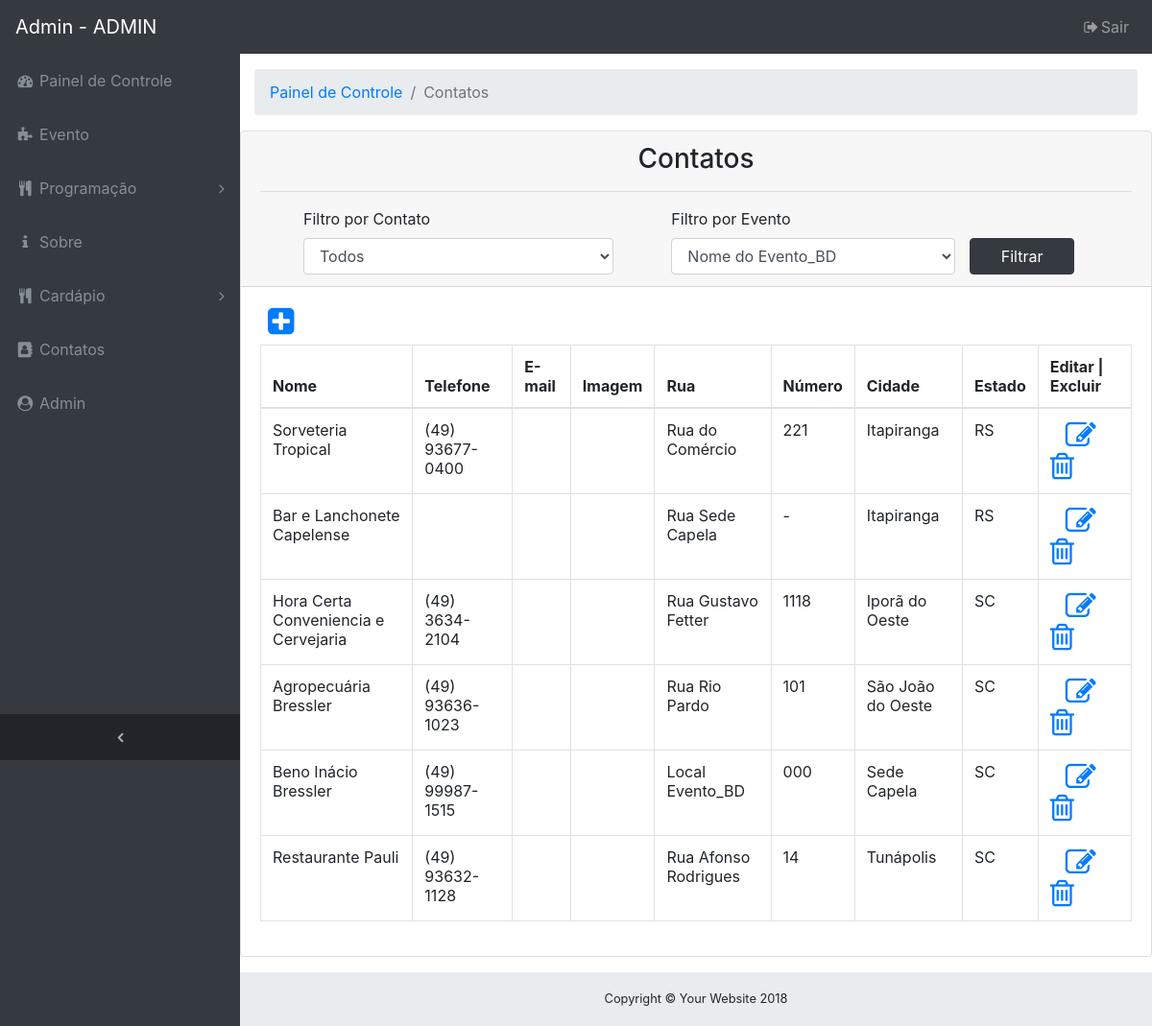
The app's page /admin/index.php?url=contato.php (signed in) with its own data.
### tables this page shows
CREATE TABLE `tb_evento` (
    `cod_evento` INTEGER NOT NULL AUTO_INCREMENT,
    `nome_evento` VARCHAR(100),
    `nome_organizacao_evento` VARCHAR(200),
    `data_evento` DATE,
    `rua_evento` VARCHAR(100),
    `nome_comunidade` VARCHAR(200) NOT NULL,
    `cod_cardapio` INTEGER,
    `cod_cidade` INTEGER,
    CONSTRAINT `PK_tb_evento` PRIMARY KEY (`cod_evento`)
);

CREATE TABLE `tb_contato` (
    `cod_contato` INTEGER NOT NULL AUTO_INCREMENT,
    `nome_contato` VARCHAR(100),
    `telefone_contato` VARCHAR(15),
    `email_contato` VARCHAR(100),
    `img_contato` VARCHAR(100),
    `rua_contato` VARCHAR(100),
    `nr_contato` VARCHAR(10),
    `cod_cidade` INTEGER,
    `cod_tipo_contato` INTEGER,
    CONSTRAINT `PK_tb_contato` PRIMARY KEY (`cod_contato`)
);

CREATE TABLE `tb_cidade` (
    `cod_cidade` INTEGER NOT NULL AUTO_INCREMENT,
    `nome_cidade` VARCHAR(200),
    `cod_estado` INTEGER,
    CONSTRAINT `PK_tb_cidade` PRIMARY KEY (`cod_cidade`)
);

CREATE TABLE `tb_estado` (
    `cod_estado` INTEGER NOT NULL AUTO_INCREMENT,
    `nome_estado` VARCHAR(100),
    `uf` VARCHAR(2),
    CONSTRAINT `PK_tb_estado` PRIMARY KEY (`cod_estado`)
);

### admin/contato.php (the view)
<?php
if (isset($login_cookie)) {
    $cod_eve = $_POST['cod_evento'];
    $cod_tip = $_POST['cod_contato'];
    if($cod_tip != 0) {
        if ($cod_eve != '') {
        } else {
            $cod_eve = 1;
        }
        if ($cod_tip != '') {
        } else {
            $cod_tip = 1;
        }
        $selectContato = "select * from tb_evento as e, tb_evento_contato as ec, tb_contato as c, tb_tipo_contato as tc, tb_cidade as ci, tb_estado as es "
                . "where e.cod_evento = ec.cod_evento "
                . "and ec.cod_contato = c.cod_contato "
                . "and c.cod_tipo_contato = tc.cod_tipo_contato "
                . "and c.cod_cidade = ci.cod_cidade "
                . "and ci.cod_estado = es.cod_estado "
                . "and tc.cod_tipo_contato = '$cod_tip' "
                . "and e.cod_evento = '$cod_eve';";
    } else{
        if ($cod_eve != '') {
        } else {
            $cod_eve = 1;
        }
        $selectContato = "select * from tb_evento as e, tb_evento_contato as ec, tb_contato as c, tb_tipo_contato as tc, tb_cidade as ci, tb_estado as es "
                . "where e.cod_evento = ec.cod_evento "
                . "and ec.cod_contato = c.cod_contato "
                . "and c.cod_tipo_contato = tc.cod_tipo_contato "
                . "and c.cod_cidade = ci.cod_cidade "
                . "and ci.cod_estado = es.cod_estado "
                . "and e.cod_evento = '$cod_eve';";
    }
    ?>
    <div class="card mb-3">
        <?php include './filtro_por_evento_contato.php'; ?>
        <div class="card-body">
            <a href="?url=adc_contato.php" title="Novo <?= $menu; ?>"><i class="fa fa-2x pb-2 pl-2 fa-plus-square"></i></a>
            <div class="table-responsive">
                <table class="table table-bordered" width="100%" cellspacing="0">
                    <thead>
                        <tr>
                            <th>Nome</th>
                            <th>Telefone</th>
                            <th>E-mail</th>
                            <th>Imagem</th>
                            <th>Rua</th>
                            <th>Número</th>
                            <th>Cidade</th>
                            <th>Estado</th>
                            <th>Editar | Excluir</th>
                        </tr>
                    </thead>
                    <tbody>
                        <?php
                        include '../conexao.php';
                        $queryContato = $pdo->query($selectContato);
                        while ($dados = $queryContato->fetch()) {
                            $cod = $dados['cod_contato'];
                            $nome = $dados['nome_contato'];
                            $telefone = $dados['telefone_contato'];
                            $email = $dados['email_contato'];
                            $img = $dados['img_contato'];
                            $rua = $dados['rua_contato'];
                            $numero = $dados['nr_contato'];
                            $cidade = $dados['nome_cidade'];
                            $uf = $dados['uf'];
                            ?>
                            <tr>
                                <td><?= $nome; ?></td>
                                <td><?= $telefone; ?></td>
                                <td><?= $email; ?></td>
                                <td><?= $img; ?></td>
                                <td><?= $rua; ?></td>
                                <td><?= $numero; ?></td>
                                <td><?= $cidade; ?></td>
                                <td><?= $uf; ?></td>
                                <td>
                                    <a href="?url=edit_contato.php&id=<?= $cod; ?>&e=<?= $cod_eve; ?>" title="EDITAR"><i class="fa fa-2x fa-edit pr-3 pl-3"></i></a>
                                    <a href="?url=excBD_contato.php&id=<?= $cod; ?>&e=<?= $cod_eve; ?>" onclick="return excluir('<?=$nome?>');" title="EXCLUIR"><i class="fa fa-2x fa-trash-o"></i></a>
                                </td>
                            </tr>
                            <?php
                        }
                        ?>
                    </tbody>
                </table>
            </div>
        </div>
    </div>
<?php } ?>

### css/sb-admin.css (style rules this page uses)
html { position: relative; min-height: 100%; }
body { overflow-x: hidden; }
body.sticky-footer { margin-bottom: 56px; }
body.fixed-nav { padding-top: 56px; }

### records on screen
tb_evento: tb_contato.nome_contato "Sorveteria Tropical", tb_contato.telefone_contato "(49) 93677-0400", tb_contato.rua_contato "Rua do Comércio", tb_contato.nr_contato "221", tb_cidade.nome_cidade "Itapiranga", tb_estado.uf "RS", tb_contato.nome_contato "Bar e Lanchonete Capelense", tb_contato.rua_contato "Rua Sede Capela", tb_contato.nr_contato "-", tb_contato.nome_contato "Hora Certa Conveniencia e Cervejaria", tb_contato.telefone_contato "(49) 3634-2104", tb_contato.rua_contato "Rua Gustavo Fetter", tb_contato.nr_contato "1118", tb_cidade.nome_cidade "Iporã do Oeste", tb_estado.uf "SC", tb_contato.nome_contato "Agropecuária Bressler", tb_contato.telefone_contato "(49) 93636-1023", tb_contato.rua_contato "Rua Rio Pardo", tb_contato.nr_contato "101", cod_cidade.nome_cidade "São João do Oeste", tb_contato.nome_contato "Beno Inácio Bressler", tb_contato.telefone_contato "(49) 99987-1515", tb_contato.rua_contato "Local Evento_BD", tb_contato.nr_contato "000", tb_cidade.nome_cidade "Sede Capela", tb_contato.nome_contato "Restaurante Pauli", tb_contato.telefone_contato "(49) 93632-1128", tb_contato.rua_contato "Rua Afonso Rodrigues", tb_contato.nr_contato "14", tb_cidade.nome_cidade "Tunápolis"

### other values on screen
$login_cookie "ADMIN"
$menu "Contatos"
form field cod_evento "Nome do Evento_BD"
